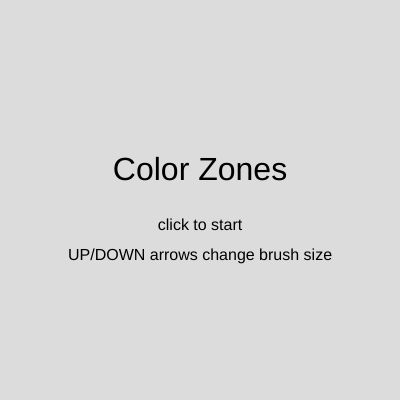
Frame 1 (no input)
Frame 60 (no input): identical to frame 1, image omitted
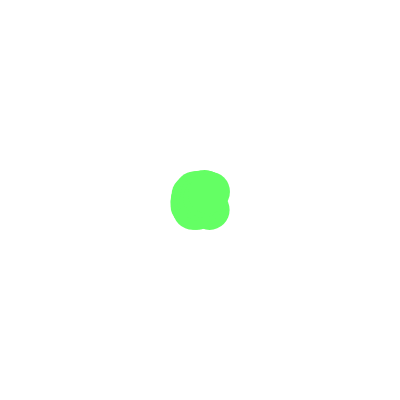
Frame 120 (the mouse pressed at the canvas centre since frame 60)

The p5.js sketch that drew these frames (run headless with seeded random() and noise() and a simulated clock; from frame 60 on, the mouse is pressed at the canvas centre):

// p5.js sketch
// ── sketch.js
// Michael
// Color Zones
// Instructions: Click to start. Hold mouse to paint.
//               Move mouse left/right to change colors.
//               Press UP arrow to increase brush size.
//               Press DOWN arrow to decrease brush size.
//               Press any key when done to see your artwork.
//               Press any key on gallery screen to start over.

let state = 0;
let brushSize = 40;
let c;

function setup() {
  createCanvas(400, 400);
  background(255);
  noStroke();
}

function draw() {
  if (state === 0) {
    drawMenu();
  } else if (state === 1) {
    drawCanvas();
  } else if (state === 2) {
    drawGallery();
  }
}

function drawMenu() {
  background(220);
  textSize(32);
  textAlign(CENTER);
  fill(0);
  text('Color Zones', 200, 180);
  textSize(16);
  text('click to start', 200, 230);
  text('UP/DOWN arrows change brush size', 200, 260);
}

function drawCanvas() {
  if (mouseX < 133) {
    c = color(255, 100, 100);
  } else if (mouseX < 266) {
    c = color(100, 255, 100);
  } else {
    c = color(100, 100, 255);
  }
  if (mouseIsPressed) {
    fill(c);
    let x = mouseX + random(-10, 10);
    let y = mouseY + random(-10, 10);
    ellipse(x, y, brushSize, brushSize);
  }
}

function drawGallery() {
  fill(255);
  rect(75, 155, 250, 90);
  fill(0);
  textSize(32);
  textAlign(CENTER);
  text('Your Artwork!', 200, 190);
  textSize(16);
  text('press any key to start over', 200, 225);
}

function mousePressed() {
  if (state === 0) {
    state = state + 1;
    background(255);
  }
}

function keyPressed() {
  if (state === 1) {
    if (keyCode === UP_ARROW) {
      brushSize = brushSize + 5;
    } else if (keyCode === DOWN_ARROW) {
      if (brushSize > 5) {
        brushSize = brushSize - 5;
      }
    } else {
      state = state + 1;
    }
  } else if (state === 2) {
    state = 0;
    background(255);
    brushSize = 40;
  }
}
